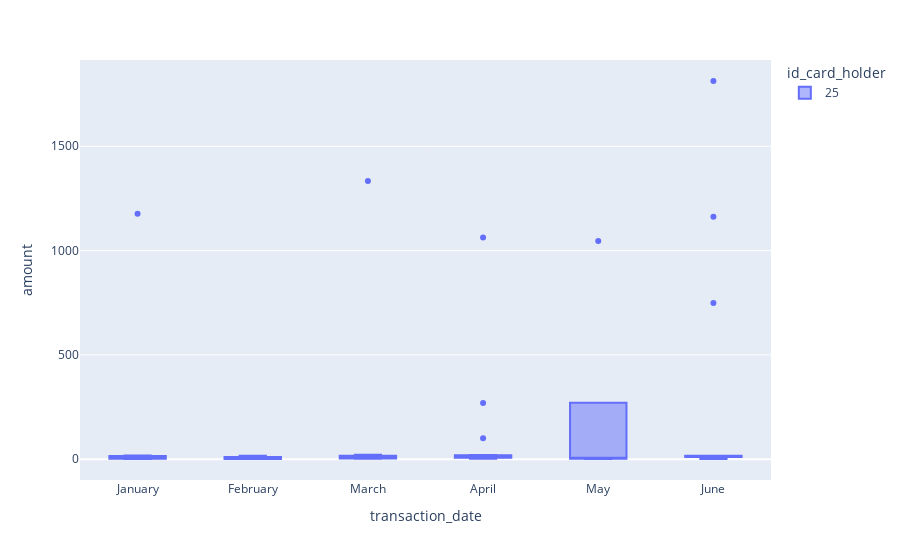

This figure's notebook cell:
### Code cell
# creating the six box plots using plotly express
fig = px.box(cust25_df, x="transaction_date", y="amount", color="id_card_holder",  range_x = [-.5,5.5], width=1500)
fig.show()

### Figure 1 — Plotly figure (JSON) as saved in the notebook; plotly's stock layout.template omitted (floating-point values rounded to 4 significant figures)
{"data": [{"alignmentgroup": "True", "hovertemplate": "id_card_holder=25<br>transaction_date=%{x}<br>amount=%{y}<extra></extra>", "legendgroup": "25", "marker": {"color": "#636efa"}, "name": "25", "notched": false, "offsetgroup": "25", "orientation": "v", "showlegend": true, "type": "box", "x": ["January", "January", "January", "January", "January", "January", "January", "January", "January", "January", "February", "February", "February", "February", "February", "February", "February", "February", "February", "February", "March", "March", "March", "March", "March", "March", "March", "March", "March", "March", "March", "March", "March", "April", "April", "April", "April", "April", "April", "April", "April", "April", "April", "April", "April", "April", "April", "April", "April", "May", "May", "May", "May", "May", "June", "June", "June", "June", "June", "June", "June", "June", "June", "June", "June", "June", "June", "June", "July", "July", "July", "July", "July", "July", "July", "July", "July", "July", "August", "August", "August", "August", "August", "August", "September", "September", "September", "September", "September", "September", "September", "October", "October", "October", "October", "October", "October", "October", "October", "October", "November", "November", "November", "November", "November", "November", "November", "November", "November", "November", "November", "November", "December", "December", "December", "December", "December", "December", "December", "December", "December", "December", "December", "December"], "x0": " ", "xaxis": "x", "y": [1.46, 10.74, 2.93, 1.39, 17.84, 1.65, 15.86, 2.22, 1177, 2.75, 10.75, 10.81, 5.97, 3.69, 16.7, 1.26, 2.63, 11.01, 0.91, 1.18, 12.42, 16.58, 1334, 2.88, 2.04, 13.57, 10.1, 1.65, 3.08, 4.2, 2.56, 18.28, 21.04, 100, 2.62, 7.08, 17.15, 1063, 10.15, 10.06, 269, 10.24, 7.39, 6.01, 20.03, 2.79, 10.02, 15.66, 16.5, 1.1, 1046, 12.15, 2.27, 5.97, 1162, 749, 10.69, 11.88, 1.03, 10.15, 11.01, 16.29, 15.98, 1813, 16.61, 11.53, 5.24, 2.27, 2.03, 5.15, 3.65, 1.67, 1.56, 1.2, 4.15, 10.17, 6.13, 20.73, 10.15, 10.19, 10.21, 1001, 3.35, 14.64, 1.61, 11.91, 10.41, 5.34, 3.36, 3.52, 1.66, 17.47, 4.23, 1.74, 10.63, 2.11, 2.6, 137, 10, 16.49, 8.07, 10.55, 10, 2.32, 5.16, 6.02, 18.88, 1.89, 11.38, 10.63, 3.02, 11.33, 10.8, 12.86, 11.7, 10.73, 10.58, 10.05, 3.8, 14.36, 1074, 10.14, 3.97, 17.11], "y0": " ", "yaxis": "y"}], "layout": {"autosize": true, "boxmode": "group", "legend": {"title": {"text": "id_card_holder"}, "tracegroupgap": 0}, "margin": {"t": 60}, "xaxis": {"anchor": "y", "domain": [0, 1], "range": [-0.5, 5.5], "title": {"text": "transaction_date"}, "type": "category"}, "yaxis": {"anchor": "x", "autorange": true, "domain": [0, 1], "range": [-99.76, 1914.0], "title": {"text": "amount"}, "type": "linear"}}}
